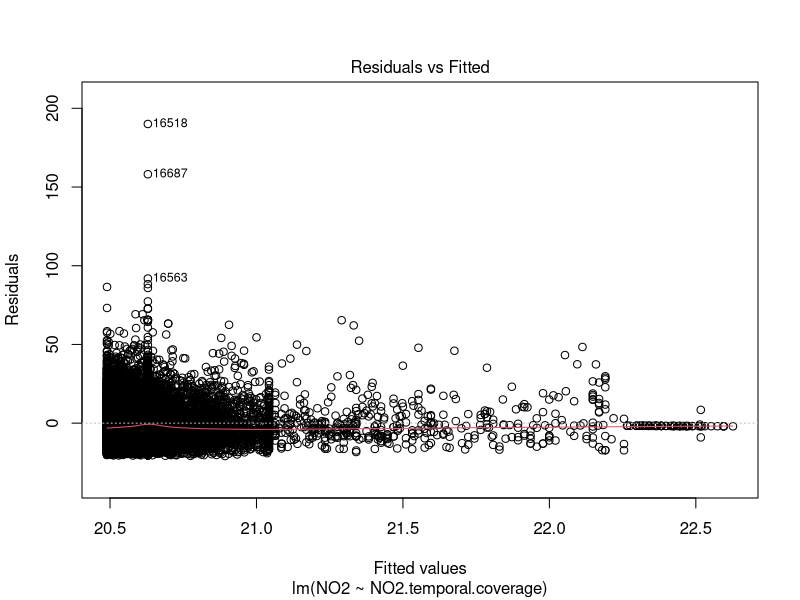
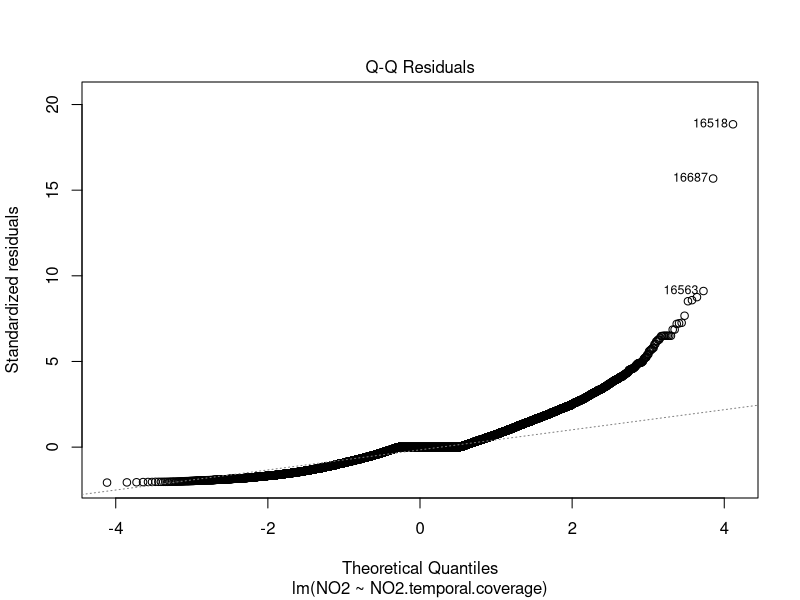
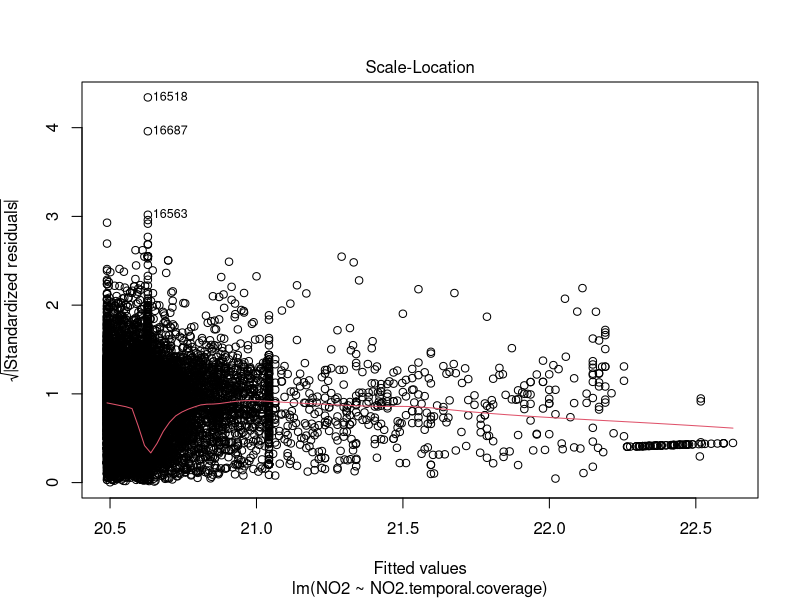
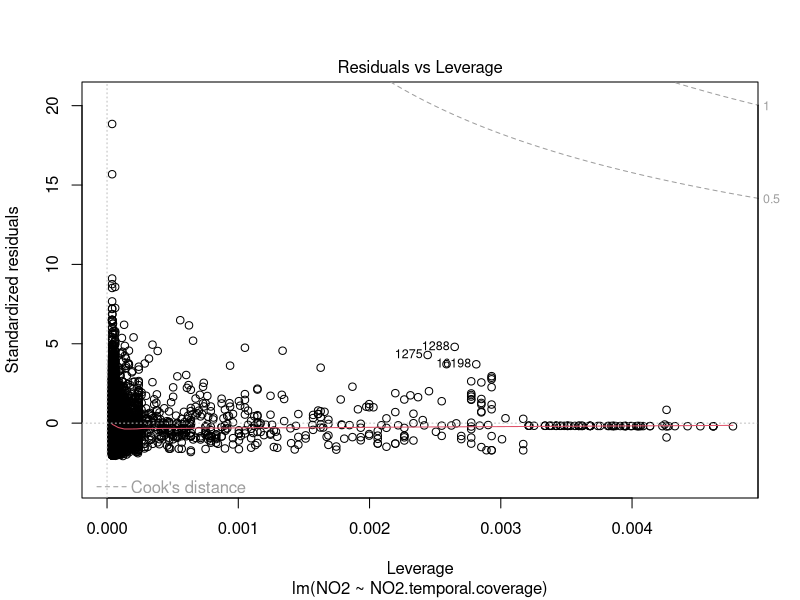

Generate these figures, in order, with R:
## ---- chunk 1
df <- read.csv("Air_Pollution.csv")
str(df)
## ---- chunk 2
df$PM2.5[is.na(df$PM2.5)] <- mean(df$PM2.5, na.rm=TRUE)
df$PM10[is.na(df$PM10)] <- mean(df$PM10, na.rm=TRUE)
df$NO2[is.na(df$NO2)] <- mean(df$NO2, na.rm=TRUE)
df$PM25.temporal.coverage[is.na(df$PM25.temporal.coverage)] <- mean(df$PM25.temporal.coverage, na.rm=TRUE)
df$PM10.temporal.coverage[is.na(df$PM10.temporal.coverage)] <- mean(df$PM10.temporal.coverage, na.rm=TRUE)
df$NO2.temporal.coverage[is.na(df$NO2.temporal.coverage)] <- mean(df$NO2.temporal.coverage, na.rm=TRUE)

str(df)
## ---- chunk 3
i <-sample(1:nrow(df), .8*nrow(df), replace=FALSE)
train <- df[i,]
test <- df[-i,]
## ---- chunk 4
head(train)

tail(train)

range(train$PM2.5, na.rm=FALSE)
range(train$PM10, na.rm=FALSE)

mean(train$PM2.5)
mean(train$PM10)

median(train$PM2.5)
median(train$PM10)

## ---- chunk 5
lm1 <- lm(NO2~NO2.temporal.coverage, data=train)
summary(lm1)
plot(lm1)
